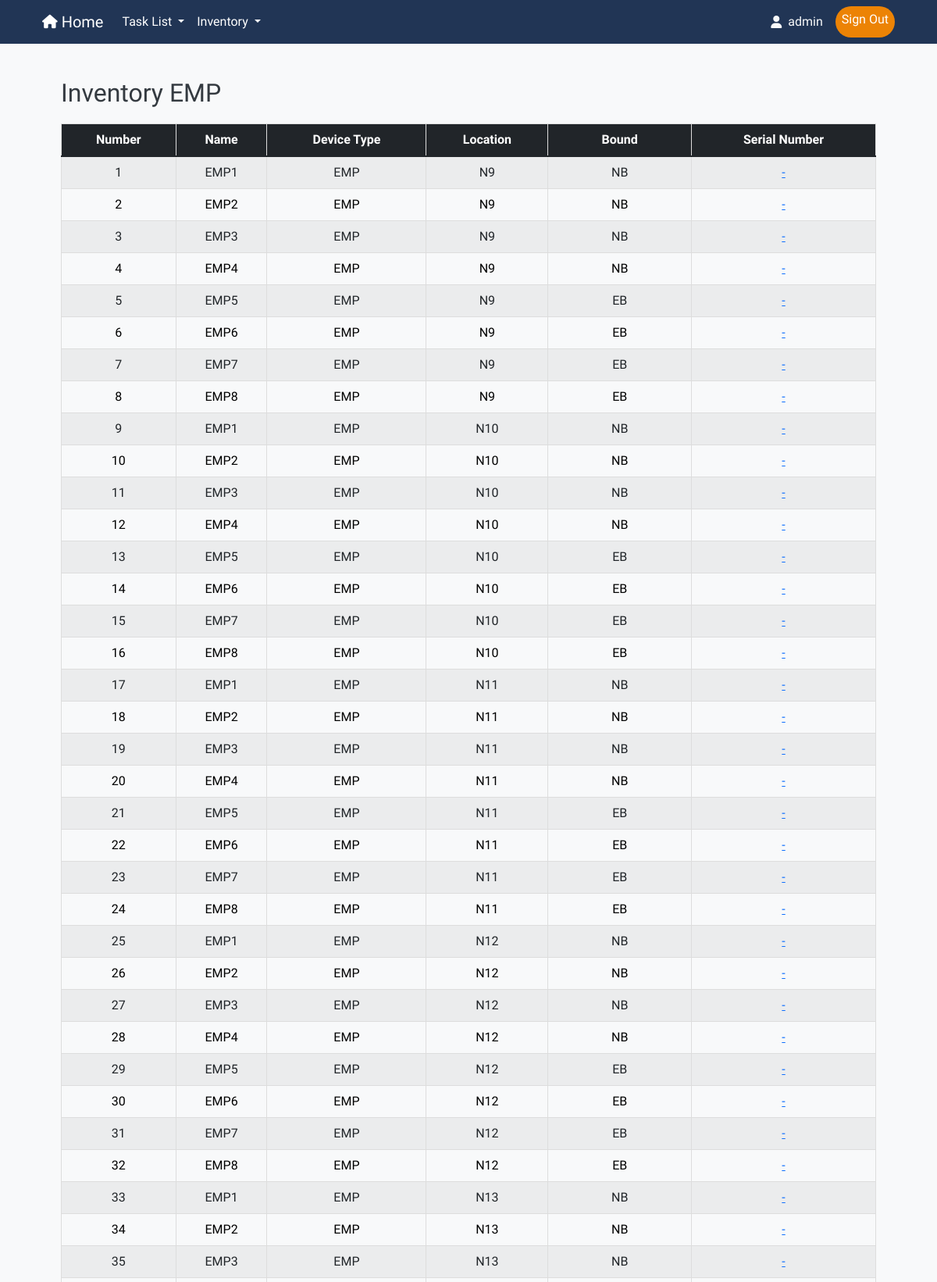
/inventory/emp (signed in, upper part), run on the app's committed database.
### models.py (models this page shows, shortened)
class User(UserMixin, db.Model):
    id = db.Column(db.Integer, primary_key=True)
    username = db.Column(db.String(50), unique=True, nullable=False)
    password = db.Column(db.String(255), nullable=False)
    role = db.Column(db.String(20), nullable=False)

class DeviceName(db.Model):
    id = db.Column(db.Integer, primary_key=True)
    name = db.Column(db.String(100), nullable=False)
    device_type_id = db.Column(db.Integer, db.ForeignKey('device_type.id'), nullable=False)
    location_id = db.Column(db.Integer, db.ForeignKey('location.id'), nullable=False)
    device_type = db.relationship('DeviceType', backref=db.backref('device_names', lazy=True))
    location = db.relationship('Location', backref=db.backref('device_names', lazy=True))
    bound = db.Column(db.String(100), nullable=True)
    inandout = db.Column(db.String(100), nullable=True)
    serial_number = db.Column(db.String(100), nullable=True)
    ip_address = db.Column(db.String(45), nullable=True)
    mac_address = db.Column(db.String(17), nullable=True)
    channel = db.Column(db.String(50), nullable=True)
    device_role = db.Column(db.String(50), nullable=True)
    force_data = db.Column(db.String(50), nullable=True)
    vac_white = db.Column(db.String(50), nullable=True)
    current_white = db.Column(db.String(50), nullable=True)
    vac_red = db.Column(db.String(50), nullable=True)
    current_red = db.Column(db.String(50), nullable=True)
    vac_yellow = db.Column(db.String(50), nullable=True)
    current_yellow = db.Column(db.String(50), nullable=True)
    f1_f2 = db.Column(db.String(50), nullable=True)
    red_module = db.Column(db.String(50), nullable=True)
    white_module = db.Column(db.String(50), nullable=True)
    yellow_module = db.Column(db.String(50), nullable=True)

class DeviceType(db.Model):
    id = db.Column(db.Integer, primary_key=True)
    name = db.Column(db.String(50), nullable=False)
    line_id = db.Column(db.Integer, db.ForeignKey('line.id'), nullable=False)
    line = db.relationship('Line', backref=db.backref('device_types', lazy=True))

class Location(db.Model):
    id = db.Column(db.Integer, primary_key=True)
    name = db.Column(db.String(50), nullable=False)
    line_id = db.Column(db.Integer, db.ForeignKey('line.id'), nullable=False)
    line = db.relationship('Line', backref=db.backref('locations', lazy=True))

### routes.py (the view)
    @app.route('/inventory/emp', endpoint='inventory_emp')
    @login_required
    def inventory_emp():
        devices = DeviceName.query.join(DeviceType).filter(DeviceType.name == 'EMP').all()
        return render_template("inventory_emp.html", devices=devices)

### app.py (called while the page is built)
@login_manager.user_loader
def load_user(user_id):      # โหลดผู้ใช้จากฐานข้อมูลตาม user_id
    return User.query.get(int(user_id))

### templates/inventory_emp.html (shortened to what this page needs)
{% import "bootstrap/wtf.html" as wtf %}
{% extends "layout.html" %}
{% block content %}
<!DOCTYPE html>
<html lang="en">
<head>
    <link rel="stylesheet" href="https://cdn.jsdelivr.net/npm/bootstrap@5.1.3/dist/css/bootstrap.min.css">
    <link rel="stylesheet" href="https://cdn.jsdelivr.net/npm/bootstrap-table/dist/bootstrap-table.min.css">
    <link rel="stylesheet" href="{{ url_for('static', filename='/style.css') }}">
</head>
<body>
<div class="container">
    <br>
    <h2>Inventory EMP</h2>
    {% if devices %}
    <table data-toggle="table"
           data-search="true"
           data-pagination="true"
           data-page-list="[20, 50, 100, 150, all]"
           data-page-size="20"
           class="table table-striped table-hover">
        <thead class="table-dark">
            <tr>
                <th data-sortable="true" data-field="number">Number</th>
                <th data-sortable="true" data-field="name">Name</th>
                <th data-sortable="true" data-field="device_type">Device Type</th>
                <th data-sortable="true" data-field="location_name">Location</th>
                <th data-sortable="true" data-field="bound">Bound</th>
                <th data-sortable="true" data-field="serial_number">Serial Number</th>
            </tr>
        </thead>
        <tbody>
            {% for device in devices %}
            <tr>
                <td>{{ loop.index }}</td>
                <td>{{ device.name }}</td>
                <td>{{ device.device_type.name if device.device_type else '-' }}</td>
                <td>{{ device.location.name if device.location else '-' }}</td>
                <td>{{ device.bound or ('-') }}</td>
                <td>
                    <a href="{{ url_for('edit_serial_number', device_id=device.id, ref=request.url) }}">
                        {{ device.serial_number or ('-') }}
                    </a>
                </td>
            </tr>
            {% endfor %}
        </tbody>
    </table>
    {% endif %}
</div>
</body>
</html>
{% endblock %}

### templates/layout.html (shortened to what this page needs)
<!DOCTYPE html>
<html lang="en">
<head>
    <link href="https://cdn.jsdelivr.net/npm/bootstrap@5.3.3/dist/css/bootstrap.min.css" rel="stylesheet">
    <link rel="stylesheet" href="https://cdnjs.cloudflare.com/ajax/libs/font-awesome/6.0.0-beta3/css/all.min.css">
    <link rel="stylesheet" href="{{ url_for('static', filename='/style.css') }}">
	<link href="https://unpkg.com/boxicons@latest/css/boxicons.min.css" rel="stylesheet">
</head>
<body>
	<nav class="navbar navbar-expand-lg navbar-dark sticky-top" id="custom-navbar">
		<div class="container">
			<a class="navbar-brand" href="/"><i class="fa-solid fa-house fa-sm"></i> Home</a>
			<div class="collapse navbar-collapse" id="navbarNav">
				<ul class="navbar-nav me-auto">
					<li class="nav-item dropdown">
						<a class="nav-link dropdown-toggle" href="/" id="navbarDropdown" role="button" data-bs-toggle="dropdown" aria-expanded="false">
							Task List
						</a>
					</li>
					<li class="nav-item dropdown">
						<a class="nav-link dropdown-toggle" href="/" id="navbarDropdown" role="button" data-bs-toggle="dropdown" aria-expanded="false">
							Inventory
						</a>
					</li>
				</ul>
				<ul class="navbar-nav ms-auto">
					{% if current_user.is_authenticated %}
						<span class="navbar-text text-light me-3 navbar-text"><i class="fa-solid fa-user"></i> {{ current_user.username }}</span>
						<a class="nav-link custom-login-btn" href="{{ url_for('logout') }}">Sign Out</a>
					{% else %}
						<a class="nav-link custom-login-btn" href="{{ url_for('login') }}">Sign In</a>
					{% endif %}
				</ul>
			</div>
		</div>
	</nav>
	<main class="container">
		{% block content %}
		{% endblock %}
	</main>
</body>
</html>

### static/style.css (style rules this page uses)
body { font-family: 'Ubuntu', sans-serif; background-color: #f8f9fa; color: #343a40; margin: 0; padding: 0; }
#custom-navbar { background-color: #213555; }
#custom-navbar .nav-link { color: #ffffff; }
main { flex: 1; padding: 20px; }
.navbar-text { display: flex; align-items: center; }
.navbar-text i { margin-right: 8px; }
.custom-login-btn { background-color: #EC8305; color: #FFFAEC; border: none; padding: 5px 20px; border-radius: 1.25rem; text-align: center; text-decoration: none; display: inline-block; font-size: 16px; }
table { width: 100%; margin: 20px auto; max-width: 100%; border-collapse: collapse; }
th, td { border: 1px solid #ddd; padding: 8px; text-align: center; }
th { background-color: #f4f4f4; }

### data on the page
User: username "admin"
DeviceName: name "EMP1", device_type "EMP", location "N9", bound "NB", serial_number "-"
DeviceName: name "EMP2", device_type "EMP", location "N9", bound "NB", serial_number "-"
DeviceName: name "EMP3", device_type "EMP", location "N9", bound "NB", serial_number "-"
DeviceName: name "EMP4", device_type "EMP", location "N9", bound "NB", serial_number "-"
DeviceName: name "EMP5", device_type "EMP", location "N9", bound "EB", serial_number "-"
DeviceName: name "EMP6", device_type "EMP", location "N9", bound "EB", serial_number "-"
DeviceName: name "EMP7", device_type "EMP", location "N9", bound "EB", serial_number "-"
DeviceName: name "EMP8", device_type "EMP", location "N9", bound "EB", serial_number "-"
DeviceName: name "EMP1", device_type "EMP", location "N10", bound "NB", serial_number "-"
DeviceName: name "EMP2", device_type "EMP", location "N10", bound "NB", serial_number "-"
DeviceName: name "EMP3", device_type "EMP", location "N10", bound "NB", serial_number "-"
DeviceName: name "EMP4", device_type "EMP", location "N10", bound "NB", serial_number "-"
DeviceName: name "EMP5", device_type "EMP", location "N10", bound "EB", serial_number "-"
DeviceName: name "EMP6", device_type "EMP", location "N10", bound "EB", serial_number "-"
DeviceName: name "EMP7", device_type "EMP", location "N10", bound "EB", serial_number "-"
DeviceName: name "EMP8", device_type "EMP", location "N10", bound "EB", serial_number "-"
DeviceName: name "EMP1", device_type "EMP", location "N11", bound "NB", serial_number "-"
DeviceName: name "EMP2", device_type "EMP", location "N11", bound "NB", serial_number "-"
DeviceName: name "EMP3", device_type "EMP", location "N11", bound "NB", serial_number "-"
DeviceName: name "EMP4", device_type "EMP", location "N11", bound "NB", serial_number "-"
DeviceName: name "EMP5", device_type "EMP", location "N11", bound "EB", serial_number "-"
DeviceName: name "EMP6", device_type "EMP", location "N11", bound "EB", serial_number "-"
DeviceName: name "EMP7", device_type "EMP", location "N11", bound "EB", serial_number "-"
DeviceName: name "EMP8", device_type "EMP", location "N11", bound "EB", serial_number "-"
DeviceName: name "EMP1", device_type "EMP", location "N12", bound "NB", serial_number "-"
DeviceName: name "EMP2", device_type "EMP", location "N12", bound "NB", serial_number "-"
DeviceName: name "EMP3", device_type "EMP", location "N12", bound "NB", serial_number "-"
DeviceName: name "EMP4", device_type "EMP", location "N12", bound "NB", serial_number "-"
DeviceName: name "EMP5", device_type "EMP", location "N12", bound "EB", serial_number "-"
DeviceName: name "EMP6", device_type "EMP", location "N12", bound "EB", serial_number "-"
DeviceName: name "EMP7", device_type "EMP", location "N12", bound "EB", serial_number "-"
DeviceName: name "EMP8", device_type "EMP", location "N12", bound "EB", serial_number "-"
DeviceName: name "EMP1", device_type "EMP", location "N13", bound "NB", serial_number "-"
DeviceName: name "EMP2", device_type "EMP", location "N13", bound "NB", serial_number "-"
DeviceName: name "EMP3", device_type "EMP", location "N13", bound "NB", serial_number "-"
